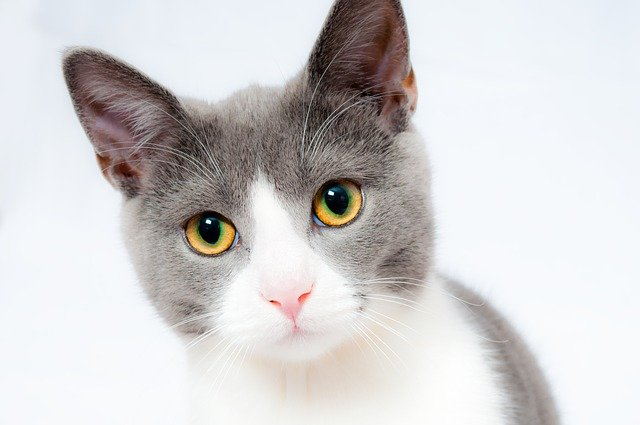
#> input picture cat.jpg, 640 x 425 px
$ jupyter execute '_11_그리디알고리즘_완성.ipynb'   (shell and % lines are left out)
#> lines starting #> are read from the running program, lines starting #| are printed output that depends on the picture
# 그리디 알고리즘(Greedy algorithm)

------------------------------

**(코랩에서)한글 폰트 지정하는 방법**

[cell 1]

# 코랩에서 위 코드를 실행시킨 후  반드시 코랩 메뉴: "런타임>세션 다시 시작" 합니다.

[cell 2]
# korean font
# Colab: NanumGothic, Mac: AppleGothic, 윈도우: Malgun Gothic
fontname = 'NanumGothic'
figsize = (5, 3)
import matplotlib.pyplot as plt
plt.rcParams.update({'font.family': fontname,        # (코랩)한글 폰트
                     'font.size': 12,
                     'figure.figsize': figsize,
                     'axes.unicode_minus':  False }) # 폰트 설정

---

# 1.그리디 알고리즘(탐욕 알고리즘)

## 1-1.알고리즘 설계 전략

---

## 1-2.그리디 알고리즘

### 1) 그리디 알고리즘 소개
- 그리디 알고리즘(탐욕 알고리즘)은 최적화 문제를 해결하기 위해 고안된 간단하면서도 효율적인 방법론,
- 이 알고리즘의 핵심은 매 선택 시점에서 지역적으로 가장 좋은 것을 선택함으로써, 전체적인 해답을 구하는 방식
- "그리디(greedy)"는 '탐욕스러운'이라는 뜻으로, 매 순간 최적의 해를 탐욕스럽게 선택한다는 의미에서 붙여짐 --> 탐욕 알고리즘

### [예시] 감시 카메라 최소 설치 문제 - 그리디 알고리즘으로 근사해 구하기
1. 문제 정의 (구역, 카메라 커버 영역)
2. 그리디 알고리즘을 통한 근사해 계산
3. networkx를 활용한 알고리즘 전/후 시각화

[cell 3]
import matplotlib.pyplot as plt
import networkx as nx

def draw_coverage_graph(cameras, universe, covered, title, selected_cameras=None, figsize=figsize):
    """
    감시 카메라 커버리지 시각화 함수 (기본 or 강조 모드)

    Parameters:
    - cameras: dict, 각 카메라의 커버 영역
    - universe: set, 전체 구역
    - covered: set, 커버된 구역
    - title: str, 그래프 제목
    - selected_cameras: list, 강조할 카메라 목록 (없으면 기본 모드)
    - figsize: tuple, 그래프 크기
    """

    G = nx.Graph()

    # 노드 추가
    for cam in cameras:
        G.add_node(cam, bipartite=0)
    for zone in universe:
        G.add_node(zone, bipartite=1)

    edges = []
    edge_colors = []
    edge_widths = []

    # 엣지 및 스타일 설정
    for cam, zones in cameras.items():
        for zone in zones:
            G.add_edge(cam, zone)
            edges.append((cam, zone))
            if selected_cameras and cam in selected_cameras:
                edge_colors.append('blue')
                edge_widths.append(2.5)
            else:
                edge_colors.append('gray')
                edge_widths.append(1.0)

    # 노드 색상
    node_colors = []
    for node in G.nodes():
        if node in universe:
            node_colors.append('green' if node in covered else 'red')
        else:
            node_colors.append('skyblue')

    # 배치 및 시각화
    pos = nx.bipartite_layout(G, [cam for cam in cameras])
    plt.figure(figsize=figsize)
    nx.draw(G, pos, with_labels=True, node_color=node_colors,
            edge_color=edge_colors, width=edge_widths,
            node_size=800, font_size=10)
    plt.title(title)
    plt.show()


# Greedy Set Cover 알고리즘
def greedy_set_cover(universe, subsets):
    covered = set()
    selected_cameras = []

    while covered != universe:
        best_camera = None
        best_covered = set()

        for camera, zones in subsets.items():
            #--------------------------------
            # Greedy전략: 매 순간 가장 효율적으로 많은 구역을 덮는 카메라를 선택하는 방식
            uncovered = zones - covered
            if len(uncovered) > len(best_covered):
                best_camera = camera
                best_covered = uncovered
            #--------------------------------

        if best_camera is None:
            break

        selected_cameras.append(best_camera)
        covered |= subsets[best_camera]

        print(f"✅ 선택된 카메라: {best_camera}, 새로 커버한 영역: {best_covered}")

    return selected_cameras, covered


# ----- 실행 -----
# 감시 대상 전체 구역
universe = {'A', 'B', 'C', 'D', 'E', 'F', 'G'}

# 각 카메라가 커버할 수 있는 구역 (부분 집합)
cameras = {
    'Cam1': {'A', 'B', 'C'},
    'Cam2': {'C', 'D', 'E'},
    'Cam3': {'E', 'F'},
    'Cam4': {'G'},
    'Cam5': {'B', 'F', 'G'}
}
print(f'cameras:\n{cameras}\n')

# 1. 알고리즘 실행
selected_cameras, covered_zones = greedy_set_cover(universe, cameras)

# 2. 그래프 시각화 (전->후)
draw_coverage_graph(cameras, universe, set(), "초기 커버 상태")
#> in draw_coverage_graph, `plt.show()`:
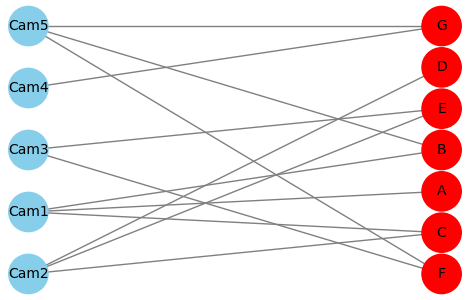
#> figure drawn by matplotlib, 1 panel
draw_coverage_graph(cameras, universe, covered_zones, "Greedy 결과: 선택된 카메라 강조",
                    selected_cameras=selected_cameras)
#> call 2 of draw_coverage_graph, with title = 'Greedy 결과: 선택된 카메라 강조', figsize = (5, 3)
#> in draw_coverage_graph (call 2), `plt.show()`:
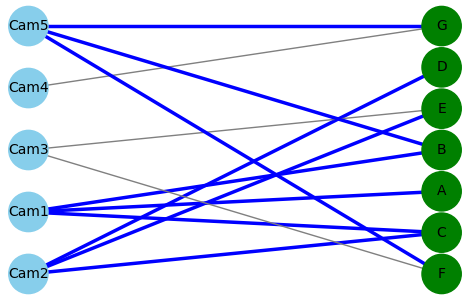
#> figure drawn by matplotlib, 1 panel

# 3. 최종 선택된 카메라 확인
print("\n✅ 최종 선택된 카메라 목록:", selected_cameras)

---

## 1-3.그리디 알고리즘 작동 원리

1. 문제 분할
    - 문제를 여러 개의 하위 문제로 나눈다
    - 하위 문제는 특정 자원을 어떻게 배분하거나, 어떤 선택을 할지 결정하는 것과 관련이 있다.
2. 선택 절차
    - 각 단계에서 최적의 선택을 한다.
    - 현재 주어진 정보만을 바탕으로 이루어짐
3. 해결책 구성
    - 각 단계의 선택이 연속적으로 이루어지면서 최종적인 해결책이 구성된다.
4. 종료 조건
    - 모든 자원이 배분되거나, 모든 선택이 완료되면 알고리즘은 종료된다.

### 1) [예시1] : 동전 교환 문제(최소 개수)
- 문제 : 고객에게 거슬러 줘야 할 돈 N(1260)원이 있을 때, 최소한의 동전 개수로 거슬러 주는 방법은?
- 해결 : **가장 큰 동전부터 가능한 많이 사용**하여 금액을 채운다. 각 단계에서 가능한 최대 금액을 만드는 동전을 선택한다

[cell 4]
def greedy_coin_change(coins, amount):
#> called with amount = 1260
    coins.sort(reverse=True)  # 가장 큰 동전부터 선택
    count = 0
    for coin in coins:
        while amount >= coin:
            amount -= coin
            count += 1
    return count

# 테스트 예시
coins = [500, 100, 50, 10]  # 동전의 종류
amount = 1260               # 거슬러 줘야 할 금액
count = greedy_coin_change(coins, amount)
print(f"✅ 총 동전 개수: {count}")

[cell 5]
# Coin Change (동전 교환) – Greedy 알고리즘
def greedy_coin_change(coins, amount):
#> called with amount = 1260
    coins.sort(reverse=True)  # 가장 큰 동전부터 선택
    count = 0
    result = []
    for coin in coins:
        num = amount // coin   # 몫 -> 동전 개수
        amount %= coin         # 나머지 -> 다시 나눌 금액
        count += num           # 동전 개수
        result.append((coin, num))
    return count, result

# 테스트 예시
coins = [500, 100, 50, 10]  # 동전의 종류
amount = 1260               # 거슬러 줘야 할 금액
count, result = greedy_coin_change(coins, amount)
print(f"✅ 총 동전 개수: {count}")
print('-'*30)
for coin, num in result:
    print(f"{coin:>4}원: {num:>2}개")

### 2) [예시2]: 활동 선택 문제(최대 개수)
- 문제 : 시작/종료 시간이 주어진 활동 중 내가 선택할 수 있는 최대 활동 개수는?
- 해결책 : 활동이 겹치지 않도록 **종료 시간이 가장 빠른 활동을 먼저** 고려한다.

[cell 6]
# Activity Selection (활동 선택) – Greedy 알고리즘
def activity_selection(activities):
    # 종료 시간 기준 정렬 (Greedy 선택 기준)
    activities.sort(key=lambda x: x[1])

    selected = []    # 선택된 활동 리스트
    last_end = 0     # 직전에 선택된 활동의 종료시간: 0/-float("inf")

    for start, end in activities:
        if start >= last_end:    # 현재 시작시간이 직전 종료시간 보다 크거나 같으면
            selected.append((start, end))
            last_end = end

    return selected

# 활동 정의
activities = [(1, 3), (2, 5), (3, 9), (6, 8)]

# 최대 활동 선택 함수 호출
result = activity_selection(activities)

print(f"✅ 선택된 활동 개수: {len(result)}")
print("✅ 선택된 활동 목록 (시작, 종료):")
for s, e in result:
    print(f"  • ({s}, {e})")

### 3) [예시3]: 회의실 예약(최소 개수)
- 문제 : 여러 회의들의 시작시간과 종료시간이 주어졌을 때, 모든 회의가 이루어지도록 필요한 최소 회의실 수는?
- 해결 : 회의 시간이 겹치지 않게  **시작시간/종료시간 기준 정렬**

- **종료시간 기준**으로 + 리스트 사용 + 시각화

[cell 7]
# 종료시간 기준으로 정렬 -->  회의실 배정 --> 간트 차트로 시각화
import matplotlib.pyplot as plt

def visualize_schedule_gantt(meetings, room_assignments):
    """
    회의 배정을 간트 차트로 시각화
    :meetings: [(start, end)]
    :room_assignments: 각 회의가 배정된 회의실 번호 리스트
    """
    fig, ax = plt.subplots(figsize=figsize)
    colors = plt.get_cmap('tab20', len(set(room_assignments)))

    for i, ((start, end), room) in enumerate(zip(meetings, room_assignments)):
        ax.broken_barh([(start, end - start)], (room - 0.4, 0.8),
                       facecolors=colors(room),
                       edgecolor='black')
        ax.text(start + (end - start)/2, room, f"회의{i+1}", va='center', ha='center', color='white', fontsize=9)

    ax.set_yticks(sorted(set(room_assignments)))
    ax.set_yticklabels([f"회의실 {r}" for r in sorted(set(room_assignments))])
    ax.set_xlabel("시간")
    ax.set_title("최소 회의실 배정 현황")
    ax.grid(True)
    plt.tight_layout()
    plt.show()

#-----------------------------
# 회의실 배정 알고리즘 + 회의실 번호 추적
def meeting_rooms_assign(meetings):
    if not meetings:
        return 0

    meetings.sort(key=lambda x: x[1])       # 종료시간 기준 정렬
    end_times = []                          # 종료시간
    room_assignment = [0] * len(meetings)   # 미팅별 회의실 배정 리스트
    print(meetings)

    # 현재 회의를 기존 회의실 중 하나에 배정할 수 있는지 확인
    for idx, (start, end) in enumerate(meetings):
        assigned = False
        for room_idx in range(len(end_times)):
            if start >= end_times[room_idx]:    # 기존 회의실 배정 조건
                end_times[room_idx] = end
                room_assignment[idx] = room_idx + 1
                assigned = True
                break

        if not assigned:   # 새로운 회의실 배정
            end_times.append(end)
            room_assignment[idx] = len(end_times)

    print('room_assignment: ', room_assignment)
    print('end_times:', end_times)
    return room_assignment


# 회의 목록 (시작, 종료)
meetings = [
    (10.00, 12.00),
    (9.00, 10.30),
    (11.00, 13.00),
    (12.30, 14.00),
    (15.00, 16.30)
]

# 회의실 배정 실행
assignments = meeting_rooms_assign(meetings)
print("✅ 최소 회의실 수:", len(set(assignments)))

# 회의실 배정 현황 간트 차트로 시각화
visualize_schedule_gantt(meetings, assignments)
#> in visualize_schedule_gantt, `plt.show()`:
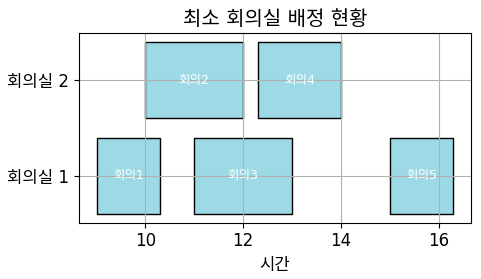
#> figure drawn by matplotlib, 1 panel

- **시작시간 기준**으로 + 리스트 사용

[cell 8]
# Meeting_rooms Assign (회의실 배정) – Greedy 알고리즘
def meeting_rooms_assign(meetings):
    if not meetings:
        return 0

    # 1. 시작시간 기준 정렬
    meetings.sort(key=lambda x: x[0])       # 시작시간 기준 정렬
    end_times = []                          # 종료시간
    room_assignment = [0] * len(meetings)   # 미팅별 회의실 배정 리스트
    print(meetings)


    # 전체 미팅에 대해서 반복하기
    for idx, (start, end) in enumerate(meetings):
        assigned = False

        # 현재 회의를 기존 회의실 중 하나에 배정할 수 있는지 확인
        for room_idx, e in enumerate(end_times):
            if start >= e:                      # 기존 회의실에 배정 조건
                end_times[room_idx] = end       # 해당 회의실 종료시간 업데이트
                room_assignment[idx] = room_idx + 1
                assigned = True
                break

        # 기존 회의실 중 배정할 수 있는 곳이 없으면 새 회의실 추가
        if not assigned:
            end_times.append(end)
            room_assignment[idx] = len(end_times)


    print('room_assignment: ', room_assignment)
    print('end_times:', end_times)
    return room_assignment


# 회의실 배정 실행
assignments = meeting_rooms_assign(meetings)
print("✅ 최소 회의실 수:", len(set(assignments)))

# 회의실 배정 현황 간트 차트로 시각화
visualize_schedule_gantt(meetings, assignments)

- **종료시간 기준**으로 + heapq 사용

[cell 9]
# 종료시간 기준으로 정렬 + heapq 사용
import heapq

def min_meeting_rooms(meetings):
    if not meetings:
        return 0

    # 입력된 회의 시간을 종료 시간 기준으로 정렬
    meetings.sort(key=lambda x: x[1])

    # 최소 힙을 사용하여, 현재 회의실에서 가장 빨리 끝나는 회의의 종료 시간을 관리
    rooms = []  # 종료시간
    heapq.heappush(rooms, meetings[0][1])

    for i in range(1, len(meetings)):
        # 가장 빨리 끝나는 회의의 종료시간보다 현재 회의의 시작시간이 크거나 같다면, 동일 회의실 사용 가능
        if meetings[i][0] >= rooms[0]:
            heapq.heappop(rooms)
        # 새 회의실 배정
        heapq.heappush(rooms, meetings[i][1])

    # 힙의 크기가 필요한 최소 회의실 수
    print("✅ rooms 종료시간: ",rooms)
    return len(rooms)


# 함수 호출 및 출력
print("✅ 필요한 최소 회의실 수:", min_meeting_rooms(meetings))

### [실습문제] 요일별 최소 회의실 예약
- 문제 : 요일, 시작시간, 종료시간이 주어졌을 때, 모든 회의가 이루어지도록 필요한 최소 회의실 수는?

[cell 10]
import heapq

# 앞에서 정의된 함수 재사용
# def min_meeting_rooms(meetings):

def meetings_by_day(meetings):
    # 요일별로 회의 분류
    weekly_meetings = {}
    for day, start, end in meetings:
        if day not in weekly_meetings:
            weekly_meetings[day] = []
        weekly_meetings[day].append((start, end))

    # 요일별로 필요한 최소 회의실 수 계산
    min_rooms_per_day = {}
    for day, intervals in weekly_meetings.items():
        min_rooms_per_day[day] = min_meeting_rooms(intervals)

    return min_rooms_per_day

# 예제 입력 데이터
meetings = [
    ("Monday", 9, 12), ("Monday", 11, 14),
    ("Tuesday", 9, 10), ("Tuesday", 10, 11), ("Tuesday", 11, 12),
    ("Wednesday", 14, 18), ("Wednesday", 15, 19), ("Wednesday", 19, 20)
]

# 함수 호출 및 출력
meeting_rooms_needed = meetings_by_day(meetings)
print("필요한 최소 회의실 수:", meeting_rooms_needed)

- 요일별 최소 회의실 수 & 할당된 회의실ID

[cell 11]
import heapq
from collections import defaultdict

# 하나의 요일에 대해 최소 회의실 수와 회의실 ID 배정
def assign_meeting_rooms(intervals):
    # 회의 시작 시간 기준 정렬
    intervals.sort()
    # 힙: (종료 시간, 회의실 ID)
    heap = []
    room_id_counter = 0
    assigned = []  # (start, end, room_id)

    for start, end in intervals:
        if heap and heap[0][0] <= start:
            # 기존 회의실 재사용
            earliest_end, room_id = heapq.heappop(heap)
        else:
            # 새로운 회의실 필요
            room_id = room_id_counter
            room_id_counter += 1

        heapq.heappush(heap, (end, room_id))
        assigned.append((start, end, room_id))

    return room_id_counter, assigned

# 요일별 회의실 배정 및 출력
def meetings_by_day_with_rooms(meetings):
    weekly_meetings = defaultdict(list)

    # 요일별 회의 분류
    for day, start, end in meetings:
        weekly_meetings[day].append((start, end))

    # 요일별 회의실 배정 결과 저장
    results = {}
    for day, intervals in weekly_meetings.items():
        num_rooms, assigned = assign_meeting_rooms(intervals)
        results[day] = {
            "min_rooms": num_rooms,
            "assignments": assigned
        }

    return results

# 예제 입력 데이터
meetings = [
    ("Monday", 9, 12), ("Monday", 11, 14),
    ("Tuesday", 9, 10), ("Tuesday", 10, 11), ("Tuesday", 11, 12),
    ("Wednesday", 14, 18), ("Wednesday", 15, 19), ("Wednesday", 19, 20)
]

# 결과 출력
meeting_rooms_info = meetings_by_day_with_rooms(meetings)
for day, info in meeting_rooms_info.items():
    print(f"\n📅 {day}:")
    print(f"   🔢 필요한 최소 회의실 수: {info['min_rooms']}")
    for start, end, room_id in sorted(info['assignments']):
        print(f"   🕒 {start}~{end}시 → 회의실 {room_id}")

[cell 12]
from collections import defaultdict

# 1. 회의실 배정 함수 (종료시간 기준 정렬, 기존 회의실 재사용 우선)
def meeting_rooms_assign(meetings):
    if not meetings:
        return []

    meetings.sort(key=lambda x: x[1])  # 종료시간 기준 정렬
    end_times = []  # 각 회의실의 마지막 종료시간
    room_assignment = [0] * len(meetings)

    for idx, (start, end) in enumerate(meetings):
        assigned = False
        for room_idx in range(len(end_times)):
            if start >= end_times[room_idx]:
                end_times[room_idx] = end
                room_assignment[idx] = room_idx + 1
                assigned = True
                break
        if not assigned:
            end_times.append(end)
            room_assignment[idx] = len(end_times)

    return room_assignment

# 2. 요일별로 회의 분류 및 회의실 배정
def meetings_by_day_assign(meetings):
    weekly_meetings = defaultdict(list)
    for day, start, end in meetings:
        weekly_meetings[day].append((start, end))

    results = {}
    for i, (day, intervals) in enumerate(weekly_meetings.items()):
        assignments = meeting_rooms_assign(intervals)
        results[day] = {
            "intervals": intervals,
            "assignments": assignments,
            "day_index": i
        }

        # 요일별 회의실 배정 정보 출력
        print(f"\n📅 {day}:")
        print(f"   ✅ 필요한 최소 회의실 수: {len(set(assignments))}")
        for idx, ((start, end), room_id) in enumerate(zip(intervals, assignments)):
            print(f"   회의 {idx+1}: {start}~{end}시 → 회의실 {room_id}")

    return results

# 3. 예제 입력 데이터
meetings = [
    ("Monday", 9, 12), ("Monday", 11, 14),
    ("Tuesday", 9, 10), ("Tuesday", 10, 11), ("Tuesday", 11, 12),
    ("Wednesday", 14, 18), ("Wednesday", 15, 19), ("Wednesday", 19, 20)
]

# 4. 실행
weekly_assignments = meetings_by_day_assign(meetings)

----------------------------

## 1-4.응용 :  허프만 코딩(Huffman coding)

### 1) 허프만 코딩 소개
- 허프만 코딩은 **문자 빈도에 따라 가변 길이의 비트 코드를 할당**하여 **데이터를 효율적으로 압축**하는 방법
- 이 방법은 **자주 사용되는 문자에 더 짧은 코드를, 덜 사용되는 문자에 더 긴 코드를 할당**함으로써 전체 메시지의 비트 수를 최소화함

### 2) 허프만 코딩 알고리즘의 작동 원리
- **빈도 수 계산**: 주어진 데이터에서 각 문자의 빈도 수를 계산합니다.
- **우선순위 큐 생성**: 각 문자를 빈도 수에 따라 우선순위 큐(최소 힙)에 삽입합니다.
- **트리 생성**: 가장 빈도 수가 낮은 두 노드를 큐에서 꺼내 이들을 부모 노드로 하는 새 노드를 생성하고, 이 새 노드를 큐에 다시 삽입합니다. 이 과정을 큐에 하나의 노드만 남을 때까지 반복합니다. 이 하나의 노드는 전체 문자의 허프만 트리의 루트 노드가 됩니다.
- **코드 할당**: 루트 노드에서 시작하여 각 리프 노드(문자)까지의 경로를 따라 코드를 할당합니다. 왼쪽 자식에게는 '0', 오른쪽 자식에게는 '1'을 할당합니다.

- **[예시] 텍스트 파일 압축**

[cell 13]
import heapq
from collections import Counter, defaultdict

class Node:
    def __init__(self, char, freq):
        self.char = char
        self.freq = freq
        self.left = None
        self.right = None

    def __lt__(self, other):
        return self.freq < other.freq

    def __repr__(self):
        return f"{self.char}:{self.freq}"


# 허프만 트리에서 코드 할당
def encode(node, prefix="", code_map={}):
    if node is None:
        return
    if node.char is not None:  # 리프 노드인 경우
        code_map[node.char] = prefix
    encode(node.left, prefix + "0", code_map)
    encode(node.right, prefix + "1", code_map)
    return code_map

# 허프만 트리 생성
def huffman_tree(data):
    # 문자 빈도 수 계산 및 힙 생성
    freq = Counter(data)
    heap = []
    for char, frequency in freq.items():
        heapq.heappush(heap, Node(char, frequency))
    print('heap:', heap)  # 최소힙? or 최대힙?

    # 힙을 사용하여 허프만 트리 생성
    while len(heap) > 1:
        left = heapq.heappop(heap)
        right = heapq.heappop(heap)
        merged = Node(None, left.freq + right.freq)
        merged.left = left
        merged.right = right
        heapq.heappush(heap, merged)

    root = heapq.heappop(heap) # 트리의 루트 노드를 얻음
    code_map = encode(root)    # 허프만 트리에서 코드 할당
    encoded_output = "".join(code_map[char] for char in data)  # 압축된 데이터 생성

    return root, code_map, encoded_output


data = "this is an example of a huffman tree"
root, code_map, encoded_output  = huffman_tree(data) # 허프만 트리 생성

# 출력
print("\n✅ 입력 문자열:", data)
print("\n✅ 허프만 코드맵:")
for char, code in code_map.items():
    print(f"  '{char}': {code}")

print("\n✅ 압축 결과:")
original_bits = len(data) * 8
compressed_bits = len(encoded_output)
compression_ratio = compressed_bits / original_bits

print(f"  - 원본 비트 수:     {original_bits} bits")
print(f"  - 압축 후 비트 수:  {compressed_bits} bits")
print(f"  - 압축 비율:        {compression_ratio:.2%}")
print(f"\nEncoded Output:\n{encoded_output}")

- **heapq_tree 시각화**

[cell 14]
# heapq_tree 시각화
import networkx as nx
import matplotlib.pyplot as plt

def add_nodes_edges(node, graph, pos, x=0, y=0, layer=1):
    pos[node] = (x, y)
    if node.left:
        graph.add_edge(node, node.left, weight='0')
        add_nodes_edges(node.left, graph, pos, x - 1 / layer, y - 1, layer + 1)
    if node.right:
        graph.add_edge(node, node.right, weight='1')
        add_nodes_edges(node.right, graph, pos, x + 1 / layer, y - 1, layer + 1)
    return graph, pos

# heapq_tree 시각화
def draw_heapq_tree(root, title):
    plt.figure(figsize=(12, 6))
    G = nx.DiGraph()
    pos = {}
    G, pos = add_nodes_edges(root, G, pos)

    # 그래프 그리기
    labels = {node: node for node in G.nodes()}
    nx.draw(G, pos, labels=labels, with_labels=True, node_size=800, node_color='skyblue',
            font_weight='bold', font_size=8, font_color='darkred')
    edge_labels = nx.get_edge_attributes(G, 'weight')
    nx.draw_networkx_edge_labels(G, pos, edge_labels=edge_labels, font_color='red')
    plt.title(title)
    plt.show()


 # heapq_tree 시각화
draw_heapq_tree(root, title='Huffman Tree')
#> in draw_heapq_tree, `plt.show()`:
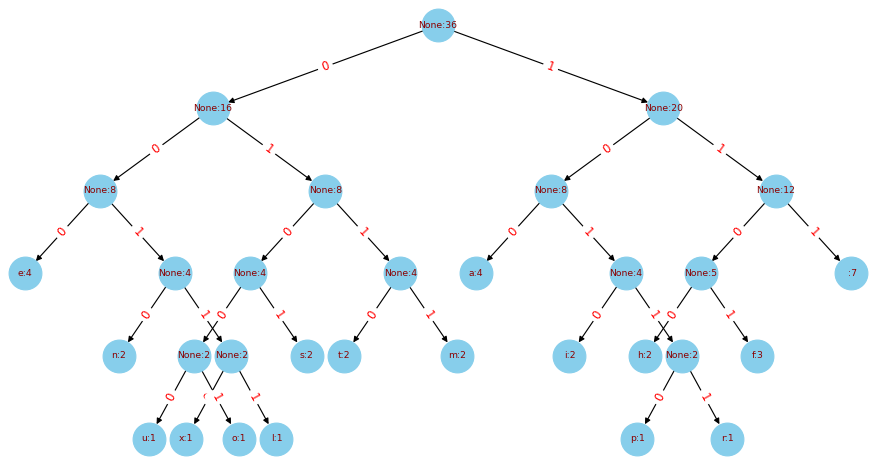
#> figure drawn by matplotlib, 1 panel

### [실습문제] 이미지 파일 허프만 코드로 압축

[cell 15]
from PIL import Image
import numpy as np

# 이미지 로딩 및 처리
img_path = "cat.jpg"
image = Image.open(img_path).convert("L")  # 흑백 변환
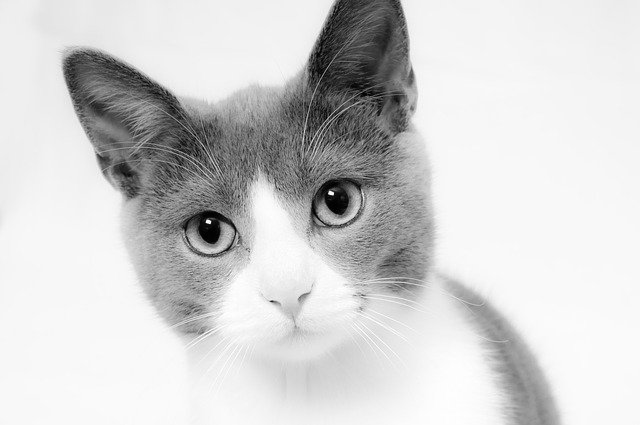
#> image: PIL image 640x425 L; min 0, max 255, mean 208.9
pixels = np.array(image).flatten().tolist()
#> pixels = 272000 items

# 허프만 압축 수행
root, code_map, encoded_output = huffman_tree(pixels)
#> (the rest of the program and of its run is left out)
